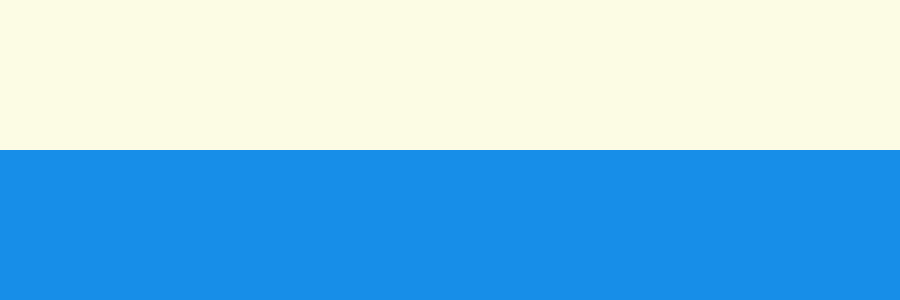
Frame 1 (no input)
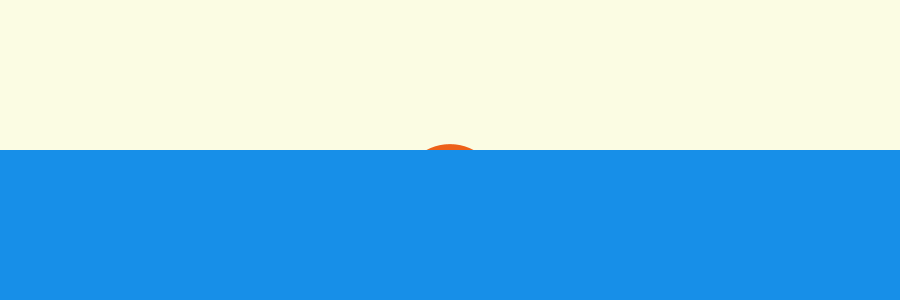
Frame 60 (the mouse pressed at the canvas centre just before this capture)
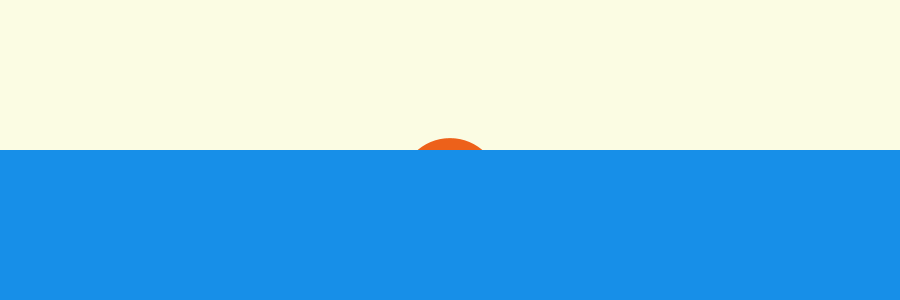
Frame 120 (the mouse held since frame 60 and released just before this capture)

The Processing sketch that drew these frames (run headless with seeded random() and noise(); from frame 60 on, the mouse is pressed at the canvas centre):

// Processing sketch: ex_sunrise_animation
// ── ex_sunrise_animation.pde
float sunHeight = 50;

void setup() {
  size(900,300);
  noStroke();
}

void draw() {
  // sky
  background(#FBFCE3);
  
  // sun
  fill(#ED611A);
  ellipse(450,150+sunHeight,100,100);
  sunHeight = sunHeight - 0.1;
  
  // water
  fill(#178FE8);
  rect(0,150,900,300);
}
